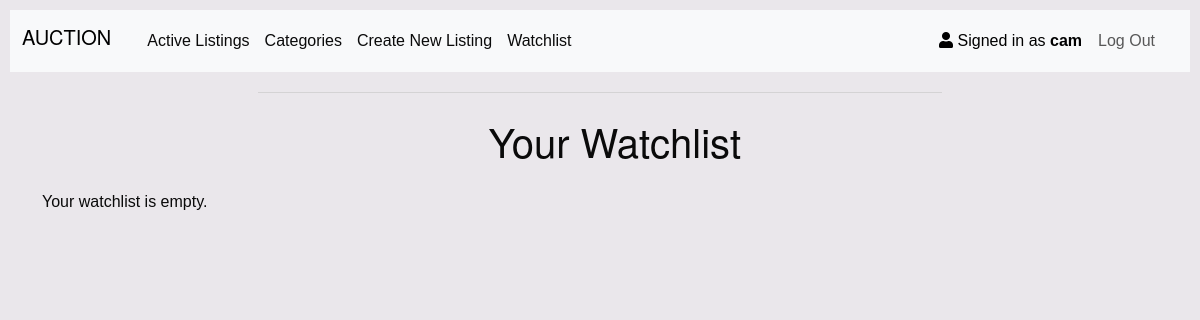
/watchlist/ (signed in), run on an earlier commit of the app's database.
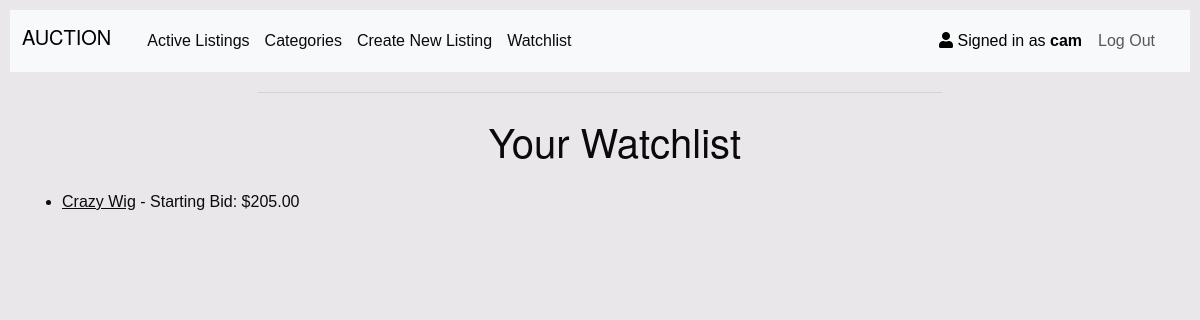
And on a later commit of the database.
### auctions/models.py (models this page shows, shortened)
class User(AbstractUser):
    pass

class Watchlist(models.Model):
    user = models.ForeignKey(User, on_delete=models.CASCADE, related_name="watchlist")
    listing = models.ForeignKey(Listing, on_delete=models.CASCADE)
    class Meta:
        unique_together = ('user', 'listing')

class Listing(models.Model):
    title = models.CharField(max_length=64)
    description = models.TextField()
    imageUrl = models.URLField(blank=True, null=True)
    starting_bid = models.DecimalField(max_digits=10, decimal_places=2)
    category = models.ForeignKey('Categories', on_delete=models.SET_NULL, related_name="listings", null=True, blank=True)
    owner = models.ForeignKey('User', on_delete=models.CASCADE, related_name="listings")
    isActive = models.BooleanField(default=True)
    created_at = models.DateTimeField(auto_now_add=True)

### auctions/views.py (the view)
# urls.py: path("watchlist/", views.watchlist, name="watchlist"),
@login_required
def watchlist(request):
    watchlist_items = Watchlist.objects.filter(user=request.user)
    return render(request, "auctions/watchlist.html", {
        "watchlist_items": watchlist_items
    })

### auctions/templates/auctions/watchlist.html (shortened to what this page needs)
{% extends "auctions/layout.html" %}
{% block body %}
<div class="container">
    <h2 class="header">Your Watchlist</h2>
    {% if watchlist_items %}
        <ul>
        {% for item in watchlist_items %}
            <li>
                <a class="btn-link" href="{% url 'listingDetail' item.listing.id %}">{{ item.listing.title }}</a> - Starting Bid: ${{ item.listing.starting_bid }}
            </li>
        {% endfor %}
        </ul>
    {% else %}
        <p>Your watchlist is empty.</p>
    {% endif %}
</div>
{% endblock %}

### auctions/templates/auctions/layout.html (shortened to what this page needs)
{% load static %}
<!DOCTYPE html>
<html lang="en">
    <head>
        <link rel="stylesheet" href="https://cdnjs.cloudflare.com/ajax/libs/font-awesome/5.15.4/css/all.min.css" />
        <link href="https://cdn.jsdelivr.net/npm/bootstrap@5.3.3/dist/css/bootstrap.min.css" rel="stylesheet">
        <link rel="stylesheet" href="https://cdn.jsdelivr.net/npm/foundation-sites@6.8.1/dist/css/foundation.min.css">
        <link href="{% static 'auctions/styles.css' %}" rel="stylesheet">
    </head>
    <body>
        <div class="navbar navbar-expand-lg navbar-light bg-light">
            <div class="container-fluid">
                <h1 class="navbar-brand"><a href="{% url 'index' %}"> AUCTION</a></h1>
                        <div class="collapse navbar-collapse" id="navbarTogglerDemo01">
                            <ul class="navbar-nav me-auto mb-2 mb-lg-0">
                                <li class="nav-item">
                                    <a href="{% url 'index' %}"> Active Listings</a>
                                </li>
                                <li class="nav-item">
                                    <a href="{% url 'categoriesListing' %}">Categories</a>
                                </li>
                                {% if user.is_authenticated %}
                                <li class="nav-item">
                                    <a href="{% url 'create' %}">Create New Listing</a>
                                </li>
                                <li class="nav-item">
                                    <a href="{% url 'watchlist' %}">Watchlist</a>
                                </li>
                                {% endif %}
                            </ul>
                            <ul class="nav navbar-nav navbar-right">
                                <li class="nav-link active"><i class="fas fa-user"></i>
                                {% if user.is_authenticated %}
                                    Signed in as <strong>{{ user.username }}</strong>
                                {% else %}
                                    Not signed in.
                                {% endif %}</li>
                                {% if user.is_authenticated %}
                                <li class="nav-item">
                                    <a class="nav-link" href="{% url 'logout' %}">Log Out</a>
                                </li>
                                {% endif %}
                            </ul>
                        </div>
                </div>
            </div>
        <hr>
        {% block body %}
        {% endblock %}
    </body>
</html>

### auctions/static/auctions/styles.css (style rules this page uses)
body { background-color: #eae7eb; font-family: 'Arial', sans-serif; padding: 10px; }
.navbar-nav .nav-item { margin-right: 15px; }
a, a:hover { text-decoration: none; color: inherit; }
* { box-sizing: border-box; margin: 0; padding: 0; }
.container .header { margin-bottom: 20px; margin-left: 40%; }
hr { color: #787a80; width: 58%; opacity: 0.67; }

What changed in the data, as far as the page shows it:
added Watchlist: listing "Crazy Wig", listing.starting_bid "205.00"
Also different on the page:
text no longer shown: "Your watchlist is empty."
